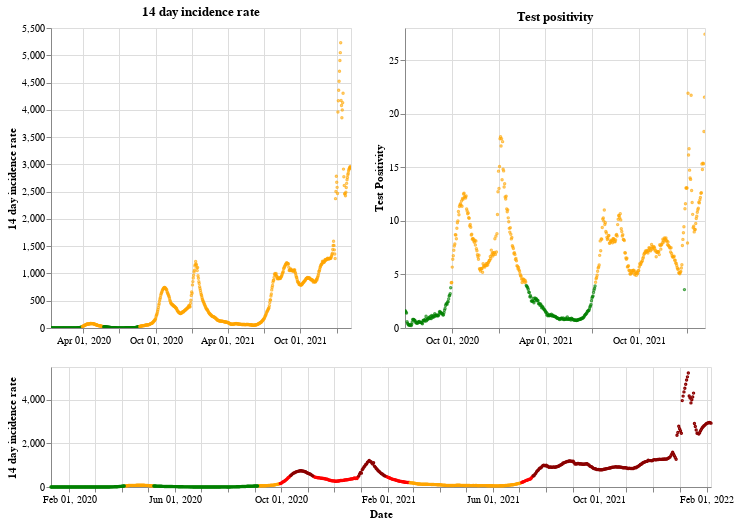

Here is the notebook cell this chart was saved with:
### Markdown cell above
## Northern Ireland

### Code cell
plot_traffic_light('Northern Ireland')

### Figure 1 — Vega-Lite specification as saved in the notebook (floating-point values rounded to 4 significant figures; data arrays with more than 128 entries replaced by an {"elided": "..."} marker saying what was removed)
{"config": {"view": {"continuousWidth": 400, "continuousHeight": 300}}, "vconcat": [{"hconcat": [{"mark": {"type": "point", "size": 2}, "encoding": {"color": {"condition": {"value": "green", "test": "(datum.twoWeeklyCasesRate <= 25)"}, "value": "orange"}, "tooltip": [{"type": "nominal", "field": "areaName"}, {"type": "temporal", "field": "date"}, {"type": "quantitative", "field": "twoWeeklyCasesRate"}, {"type": "quantitative", "field": "testPositivity"}], "x": {"type": "temporal", "axis": {"title": ""}, "field": "date", "scale": {"domain": {"selection": "DateBrush"}}, "timeUnit": "yearmonthdate"}, "y": {"type": "quantitative", "axis": {"title": "14 day incidence rate"}, "field": "twoWeeklyCasesRate"}}, "title": "14 day incidence rate", "width": 300}, {"mark": {"type": "point", "size": 2}, "encoding": {"color": {"condition": {"value": "green", "test": "(datum.testPositivity <= 4)"}, "value": "orange"}, "tooltip": [{"type": "nominal", "field": "areaName"}, {"type": "temporal", "field": "date"}, {"type": "quantitative", "field": "twoWeeklyCasesRate"}, {"type": "quantitative", "field": "testPositivity"}], "x": {"type": "temporal", "axis": {"title": ""}, "field": "date", "scale": {"domain": {"selection": "DateBrush"}}, "timeUnit": "yearmonthdate"}, "y": {"type": "quantitative", "axis": {"title": "Test Positivity"}, "field": "testPositivity"}}, "title": "Test positivity", "width": 300}]}, {"layer": [{"mark": {"type": "point", "size": 2}, "encoding": {"color": {"condition": {"value": "orange", "test": "(((datum.testPositivity < 4) && (datum.twoWeeklyCasesRate >= 50)) && (datum.twoWeeklyCasesRate < 200))"}, "value": "red"}, "opacity": {"condition": {"value": 1, "test": "((datum.twoWeeklyCasesRate >= 50) && (datum.twoWeeklyCasesRate < 500))"}, "value": 0}, "tooltip": [{"type": "nominal", "field": "areaName"}, {"type": "temporal", "field": "date"}, {"type": "quantitative", "field": "twoWeeklyCasesRate"}, {"type": "quantitative", "field": "testPositivity"}], "x": {"type": "temporal", "axis": {"title": "Date"}, "field": "date", "timeUnit": "yearmonthdate"}, "y": {"type": "quantitative", "axis": {"title": "14 day incidence rate"}, "field": "twoWeeklyCasesRate"}}, "selection": {"DateBrush": {"type": "interval", "encodings": ["x"], "fields": ["Time"]}}}, {"mark": {"type": "point", "size": 2}, "encoding": {"color": {"value": "darkred"}, "opacity": {"condition": {"value": 1, "test": "(datum.twoWeeklyCasesRate >= 500)"}, "value": 0}, "tooltip": [{"type": "nominal", "field": "areaName"}, {"type": "temporal", "field": "date"}, {"type": "quantitative", "field": "twoWeeklyCasesRate"}, {"type": "quantitative", "field": "testPositivity"}], "x": {"type": "temporal", "axis": {"title": "Date"}, "field": "date", "timeUnit": "yearmonthdate"}, "y": {"type": "quantitative", "axis": {"title": "14 day incidence rate"}, "field": "twoWeeklyCasesRate"}}}, {"mark": {"type": "point", "size": 2}, "encoding": {"color": {"condition": {"value": "green", "test": "((datum.testPositivity < 4) && (datum.twoWeeklyCasesRate < 50))"}, "value": "orange"}, "opacity": {"condition": {"value": 1, "test": "(datum.twoWeeklyCasesRate < 50)"}, "value": 0}, "tooltip": [{"type": "nominal", "field": "areaName"}, {"type": "temporal", "field": "date"}, {"type": "quantitative", "field": "twoWeeklyCasesRate"}, {"type": "quantitative", "field": "testPositivity"}], "x": {"type": "temporal", "axis": {"title": "Date"}, "field": "date", "timeUnit": "yearmonthdate"}, "y": {"type": "quantitative", "axis": {"title": "14 day incidence rate"}, "field": "twoWeeklyCasesRate"}}}], "height": 120, "width": 660}], "data": {"name": "data-f8926d597a759d41e037dc5319e6fc3c"}, "$schema": "https://vega.github.io/schema/vega-lite/v4.8.1.json", "datasets": {"data-f8926d597a759d41e037dc5319e6fc3c": {"elided": "758 records"}}}
